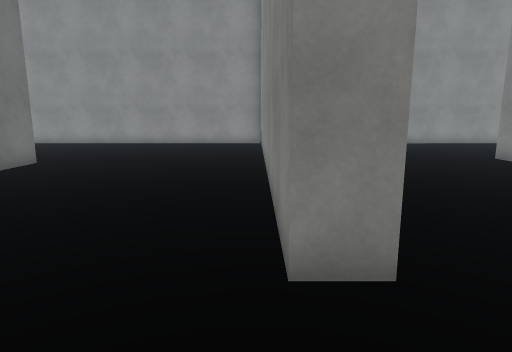
[1] (above)

24 first-person views from a walk through a 3-D level made in the Unity game engine. The camera is 1.5 m above the floor, tilts 10° down and sees 75° across. The floor is counted in squares, 1 m on a side. Each view is taken from the middle of a square. On the plan, view 1 faces up. The plan holds only what a view shows up to about 15 squares ahead; the rest is blank. The place goes on beyond the plan. The player character is not drawn. Surface patterns are stand-ins for the level's own textures.

[2]
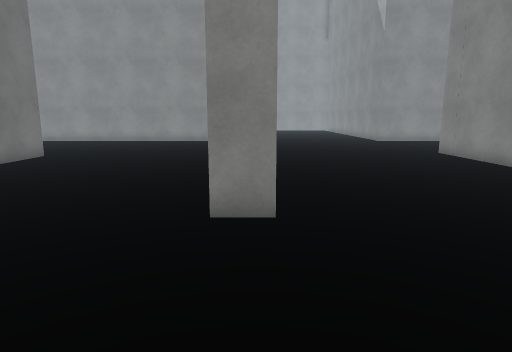

[3]
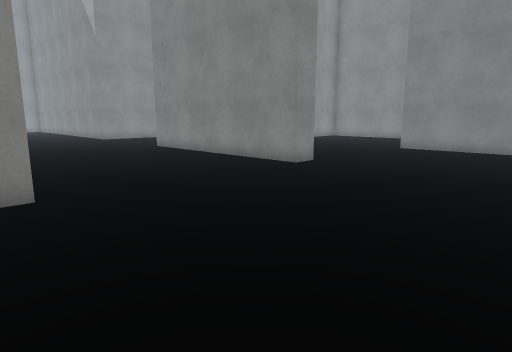

[4]
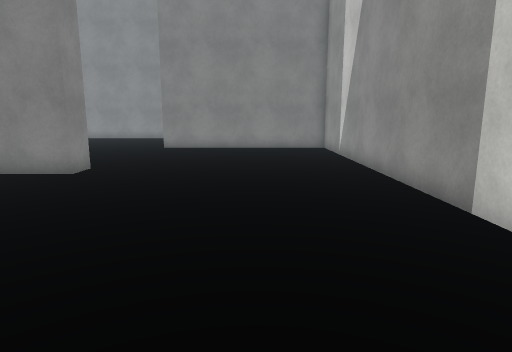

[5]
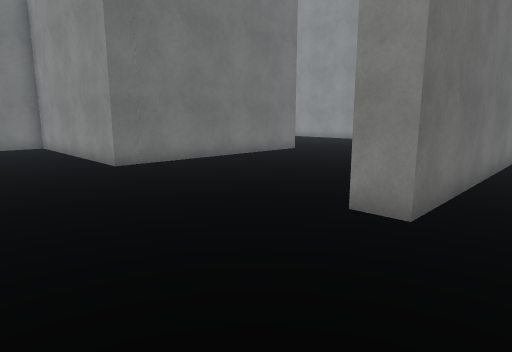

[6]
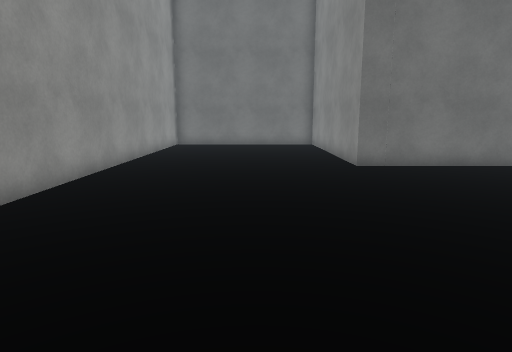

[7]
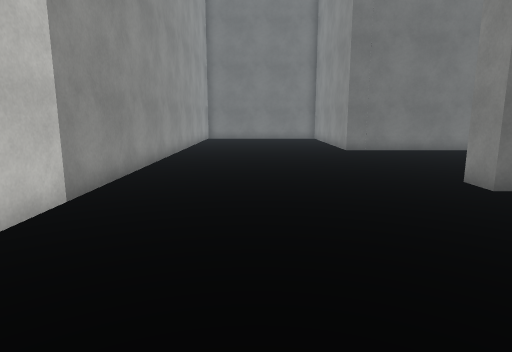

[8]
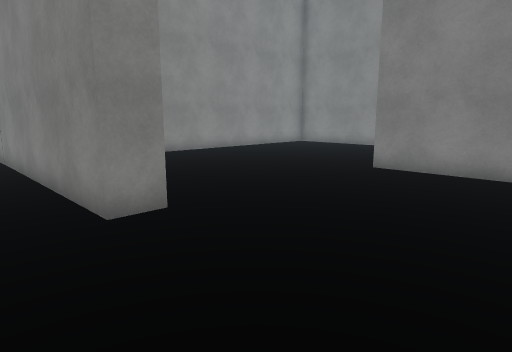

[9]
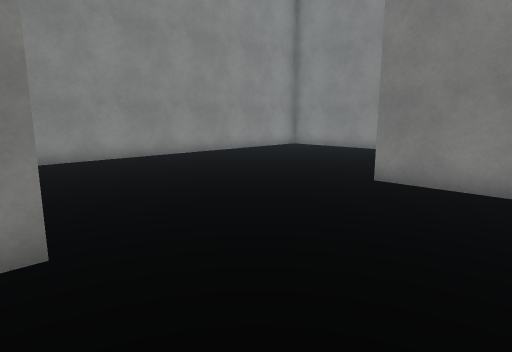

[10]
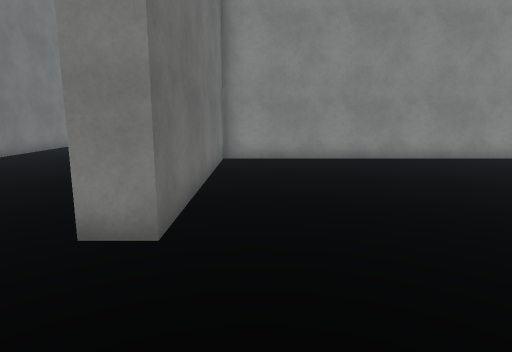

[11]
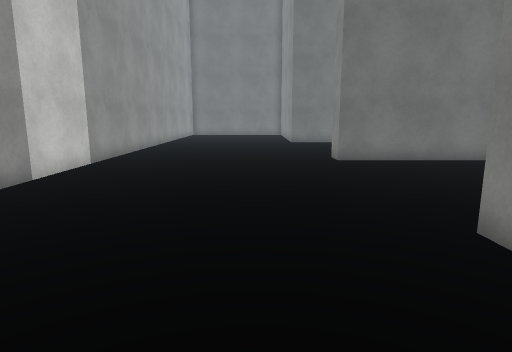

[12]
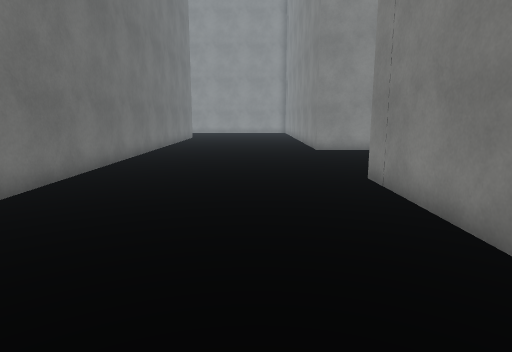

[13]
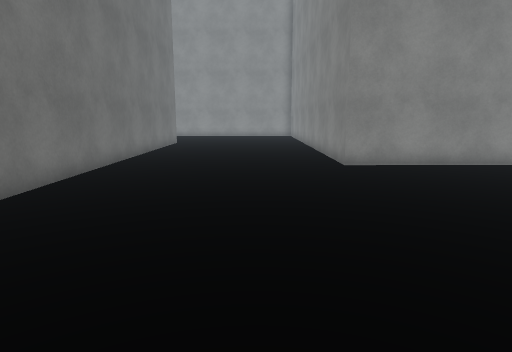

[14]
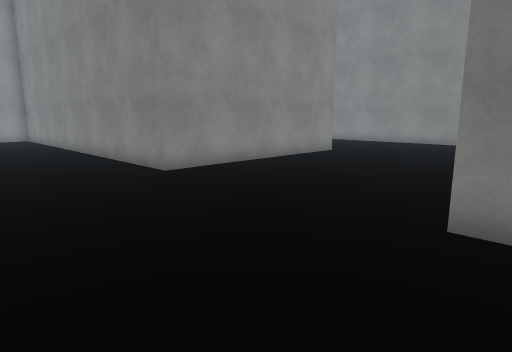

[15]
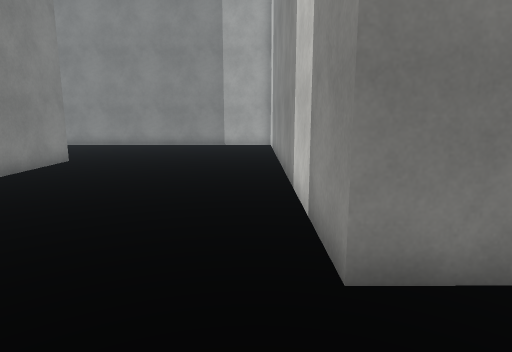

[16]
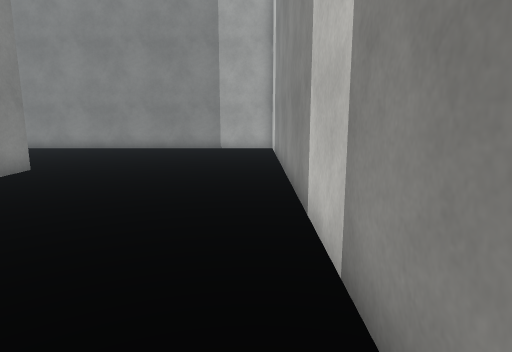

[17]
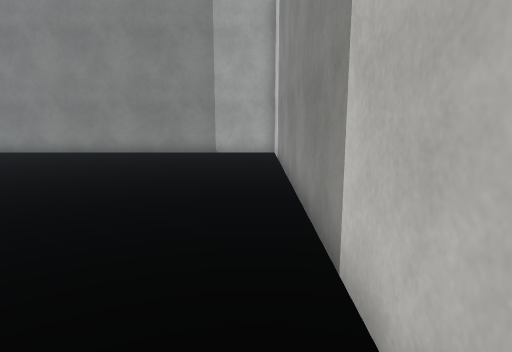

[18]
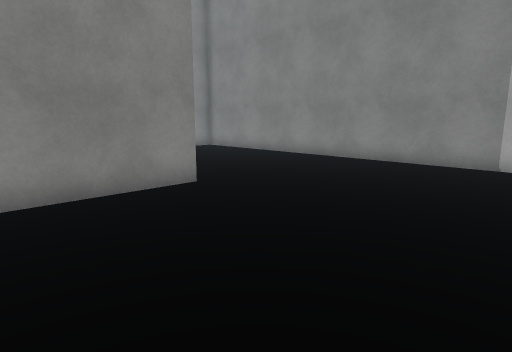

[19]
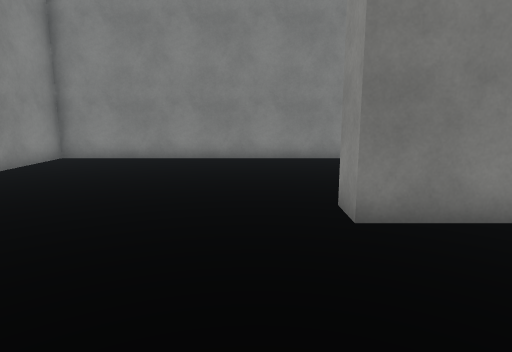

[20]
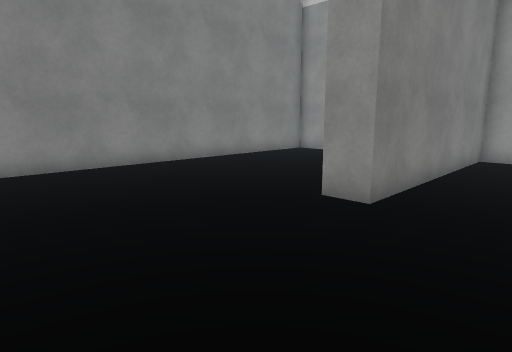

[21]
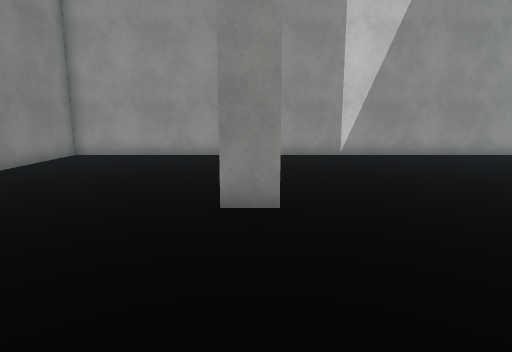

[22]
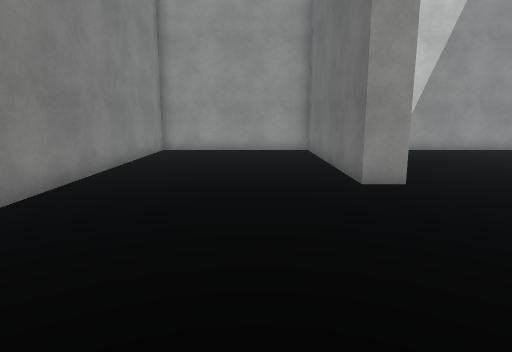

[23]
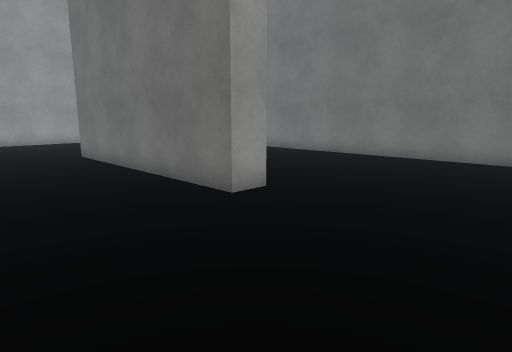

[24]
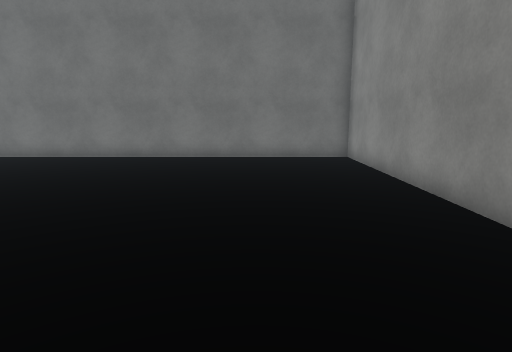

### Floor plan
Points are (right, up) in squares from view 1. A wall is a line through its corners. A room is listed if a view was taken in it or the views show most of it. See-through windows are left out.
Room 1 (views 1, 2, 3, 4, 5, 6, 7, 8, 9, 10, 11, 12, 13, 14, 15, 16, 17, 18, 19, 20, 21, 22, 23, 24)
walls: (-8.4, 11) (-7.3, 11) (-7.3, 2.1) (-14.4, 2.1); (1.3, 24.2) (1.3, 2.9) (0.3, 2.9) (0.3, 14.2); (-7.4, 19.5) (-15.7, 19.5) (-15.7, 6.2); (17.6, 19.5) (8.8, 19.5) (8.8, 25.5); (18.4, -5.4) (24.3, -5.4) (24.3, 11.2) (9.8, 11.2) (9.8, 2.9) (8.8, 2.9) (8.8, 12.2) (24.3, 12.2) (24.3, 24); (-12.1, -5.4) (16.6, -5.4) (16.6, 2.6) (17.6, 2.6) (17.6, -5.1)

Where each view was taken, in squares from view 1:
view 1: 0 up, 0 right, facing up
view 2: 2 down, 1 right, facing up
view 3: 4 down, 0 right, facing up-right
view 4: 2 down, 0 right, facing right
view 5: 2 down, 3 right, facing up-left
view 6: 1 down, 3 right, facing left
view 7: 2 down, 8 right, facing left
view 8: 2 down, 7 right, facing up-right
view 9: 1 down, 9 right, facing up-right
view 10: 1 down, 11 right, facing up
view 11: 0 up, 13 right, facing left
view 12: 4 up, 6 right, facing up
view 13: 9 up, 6 right, facing up
view 14: 11 up, 4 right, facing up-right
view 15: 13 up, 6 right, facing right
view 16: 13 up, 8 right, facing right
view 17: 13 up, 10 right, facing right
view 18: 13 up, 13 right, facing up-right
view 19: 4 up, 12 right, facing right
view 20: 8 up, 14 right, facing down-right
view 21: 8 up, 17 right, facing down
view 22: 10 up, 20 right, facing down
view 23: 16 up, 3 left, facing down-left
view 24: 16 up, 3 left, facing left
